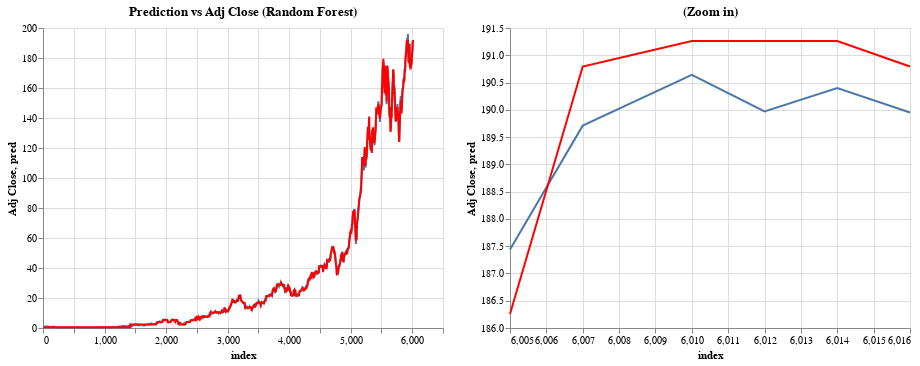

Notebook source saved alongside this figure:
### Code cell
alt.concat(ca,cb)

### Figure 1 — Vega-Lite specification as saved in the notebook (floating-point values rounded to 4 significant figures; data arrays with more than 128 entries replaced by an {"elided": "..."} marker saying what was removed)
{"config": {"view": {"continuousWidth": 400, "continuousHeight": 300}}, "concat": [{"layer": [{"mark": "line", "encoding": {"x": {"field": "index", "type": "quantitative"}, "y": {"field": "Adj Close", "type": "quantitative"}}}, {"mark": {"type": "line", "color": "red"}, "encoding": {"tooltip": [{"field": "pred", "type": "quantitative"}, {"field": "Adj Close", "type": "quantitative"}], "x": {"field": "index", "type": "quantitative"}, "y": {"field": "pred", "type": "quantitative"}}, "title": "Prediction vs Adj Close (Random Forest)"}], "data": {"name": "data-79068a1263dcbb8f1df16d2611850bf6"}}, {"layer": [{"mark": "line", "encoding": {"x": {"field": "index", "type": "quantitative"}, "y": {"field": "Adj Close", "scale": {"zero": false}, "type": "quantitative"}}}, {"mark": {"type": "line", "color": "red"}, "encoding": {"tooltip": [{"field": "pred", "type": "quantitative"}, {"field": "Adj Close", "type": "quantitative"}], "x": {"field": "index", "type": "quantitative"}, "y": {"field": "pred", "scale": {"zero": false}, "type": "quantitative"}}, "title": "(Zoom in)"}], "data": {"name": "data-7adad67c56e616357b293013e58fac6c"}}], "$schema": "https://vega.github.io/schema/vega-lite/v4.17.0.json", "datasets": {"data-79068a1263dcbb8f1df16d2611850bf6": {"elided": "1204 records"}, "data-7adad67c56e616357b293013e58fac6c": [{"Adj Close": 187.4, "index": 6005, "pred": 186.3}, {"Adj Close": 189.7, "index": 6007, "pred": 190.8}, {"Adj Close": 190.6, "index": 6010, "pred": 191.3}, {"Adj Close": 190.0, "index": 6012, "pred": 191.3}, {"Adj Close": 190.4, "index": 6014, "pred": 191.3}, {"Adj Close": 189.9, "index": 6016, "pred": 190.8}]}}
